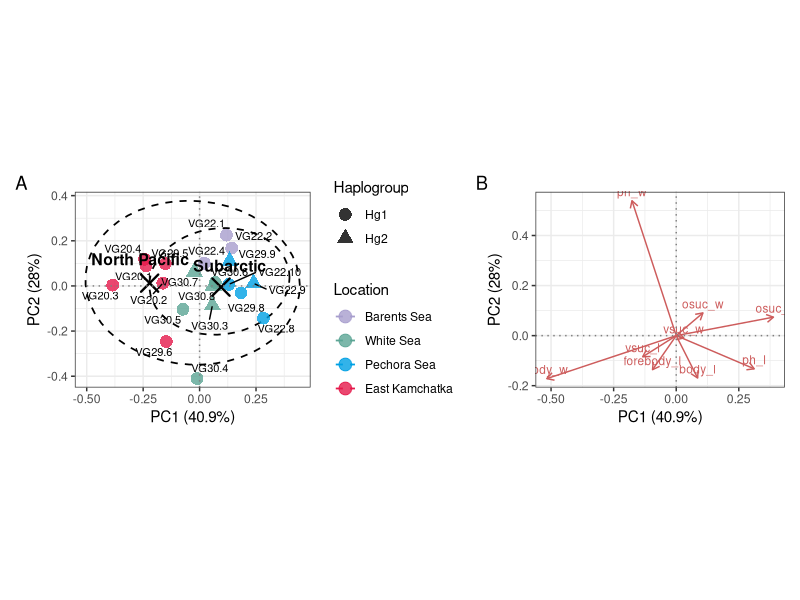
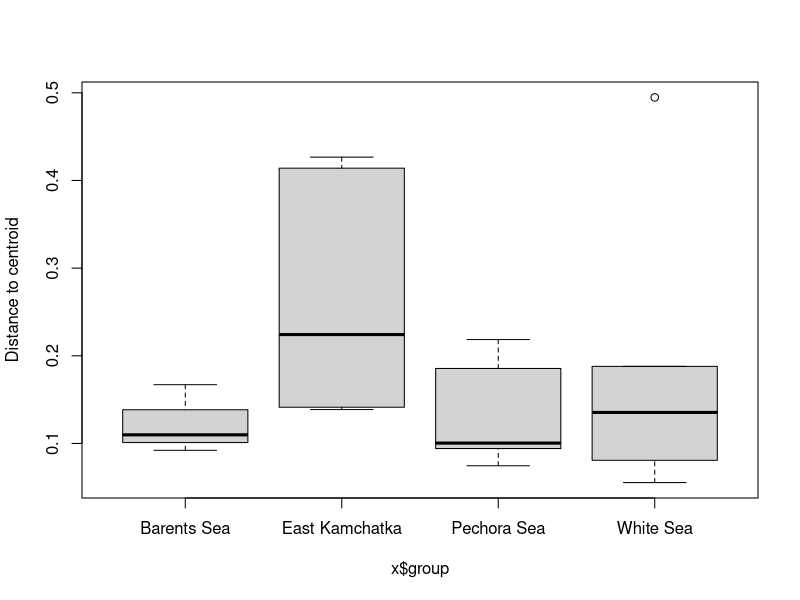
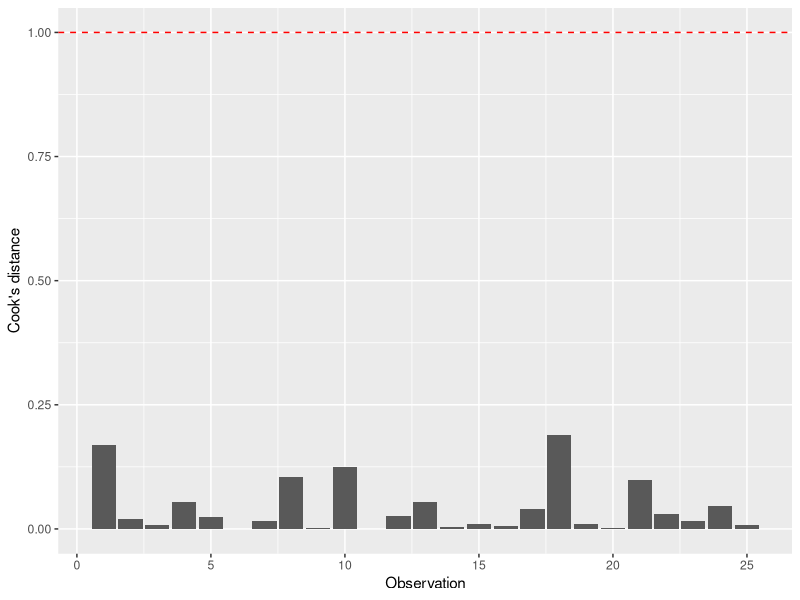
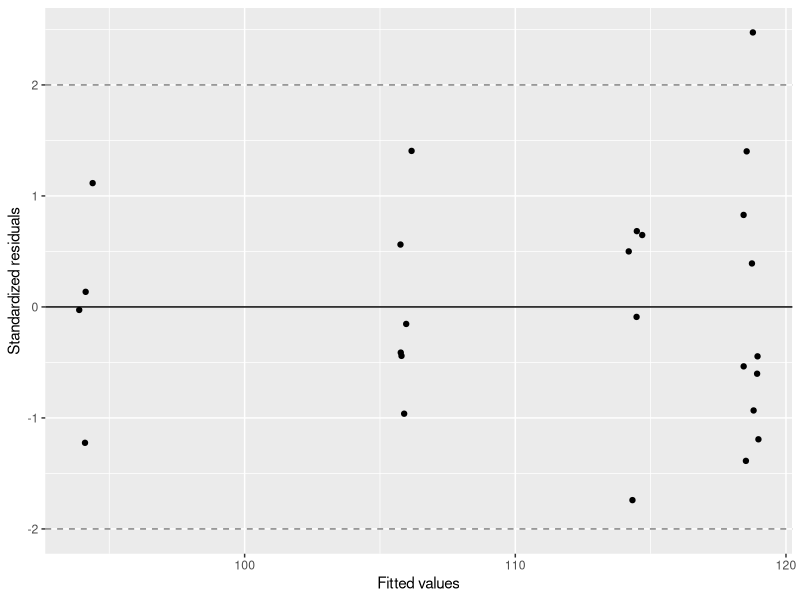
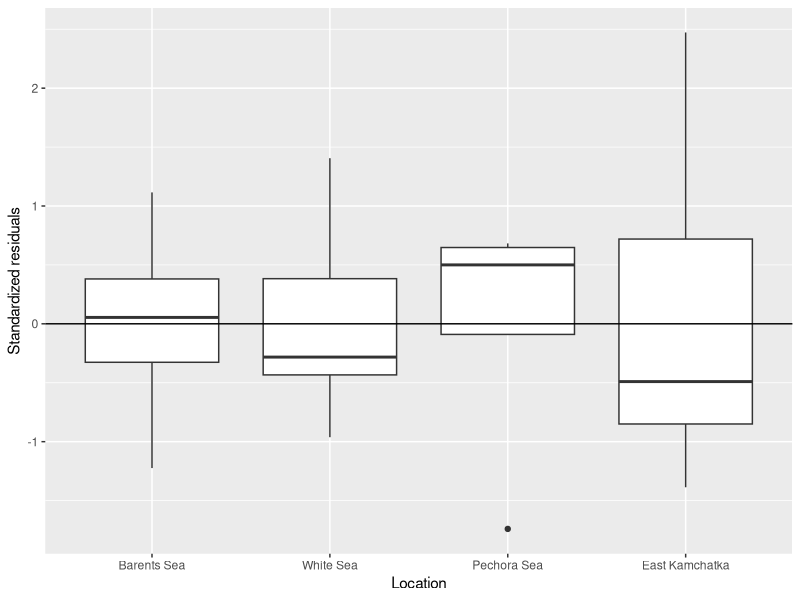

Write R code to recreate these figures, in order. (Note: this script raises an error after producing the figures.)
# PT = post testicular length
# OS = oral sucker
# VS = ventral sucker
# Ph = pharynx
# Oes = oesophagus
# IB-VS = intestinal bifurcation - ventral sucker
# Vit-VS = vitellarium - ventral sucker
# VS-Ov = ventral sucker - ovary
# Ov = ovary
# Tes (A) = testis (anterior)
# Tes (B) = testis (posterior)
# Tes overlap = testis overlap
# Lat tes overlap = lateral testis overlap
# C-PE - C (or caeca/ceca) refers to the blind-ending intestinal tubes of the fluke. PE stands for the posterior extremity (the very end of the worm's tail/body).

library(readxl)
library(dplyr)
library(ggplot2)
library(patchwork)
library(ggrepel)
library(vegan)
library(car)
library(multcomp)
library(sf)
library(rnaturalearth)

# Data ####

maritae <- read_xlsx('data/Dimensions_250926_final.xlsx', sheet = 1)
maritae$Haplogroup <- as.factor(maritae$Haplogroup)
maritae$Location <- as.factor(maritae$Location)
maritae$Region <-  as.factor(maritae$Region)
maritae[, -c(1:4)] <- lapply(maritae[, -c(1:4)], as.numeric)

eggs <- read_xlsx('data/Dimensions_250926_final.xlsx', sheet = 2)

loc_levels <- c("Barents Sea", "White Sea", "Pechora Sea", "East Kamchatka")
loc_colors <- c("East Kamchatka" = '#E51A4B',
                "White Sea" = '#5CA595',
                "Pechora Sea" = '#00A0E3',
                "Barents Sea" = '#A79ECD')

# PCA analysis ####

## Feature selection ####

selection_ref <- c(haplogroup = "Haplogroup",
                   id = "Parasite ID",
                   region = "Region",
                   location = "Location",
                   body_l = "Body, l",
                   body_w = "Body, w (mid VS)",
                   forebody_l = "Forebody, l",
                   osuc_l = "OS, l",
                   osuc_w = "OS, w",
                   vsuc_l = "VS, l",
                   vsuc_w = "VS, w",
                   ph_l = "Ph, l",
                   ph_w = "Ph, w (mid)")

mar_ref <- maritae |> dplyr::select(all_of(selection_ref)) |> as.data.frame()
rownames(mar_ref) <- mar_ref$id

## Transformation ####

center <- function(x){
  x - mean(x, na.rm = TRUE)
}

mar_trans <- as.data.frame(lapply(mar_ref[, c(5:13)], log1p))
mar_cent <- t(apply(mar_trans, 1, center))

## PCA ####

pca_mar <- rda(mar_cent, scale = FALSE)
summary(pca_mar)

pca_scores   <- as.data.frame(scores(pca_mar, display = "sites",   choices = 1:2, scaling = 1))
pca_loadings <- as.data.frame(scores(pca_mar, display = "species", choices = 1:2, scaling = 2))

var_exp <- eigenvals(pca_mar)[1:2] / sum(eigenvals(pca_mar)) * 100

pca_scores$haplogroup <- mar_ref$haplogroup
pca_scores$location   <- mar_ref$location
pca_scores$region     <- mar_ref$region
pca_scores$id         <- mar_ref$id

centroids <- pca_scores |>
  group_by(region) |>
  summarise(PC1 = mean(PC1), PC2 = mean(PC2))

## Plots ####

p_load <- ggplot(pca_loadings, aes(x = PC1, y = PC2)) +
  geom_segment(aes(x = 0, y = 0, xend = PC1, yend = PC2),
               arrow = arrow(length = unit(0.2, "cm")), color = "indianred") +
  geom_text(aes(label = row.names(pca_loadings)), color = "indianred", size = 3, vjust = -0.5) +
  geom_hline(yintercept = 0, linetype = "dotted", color = "grey50") +
  geom_vline(xintercept = 0, linetype = "dotted", color = "grey50") +
  labs(x = paste0("PC1 (", round(var_exp[1], 1), "%)"),
       y = paste0("PC2 (", round(var_exp[2], 1), "%)")) +
  coord_equal() +
  theme_bw()

p_scores <- ggplot(pca_scores, aes(x = PC1, y = PC2, color = location, shape = haplogroup)) +
  stat_ellipse(aes(group = haplogroup), linetype = "dashed", linewidth = 0.6) +
  geom_point(size = 4, alpha = 0.8) +
  geom_point(data = centroids, aes(x = PC1, y = PC2),
             color = "black", shape = 4, size = 5, stroke = 1.2,
             inherit.aes = FALSE) +
  geom_text_repel(data = centroids, aes(x = PC1, y = PC2, label = region),
                  color = "black", size = 4, fontface = "bold",
                  nudge_y = 0.1,
                  point.padding = 0.1,
                  box.padding = 0.1,
                  segment.color = NA,
                  inherit.aes = FALSE) +
  geom_text_repel(aes(label = id), size = 2.8, color = "black",
                  max.overlaps = 20, show.legend = FALSE) +
  geom_hline(yintercept = 0, linetype = "dotted", color = "grey50") +
  geom_vline(xintercept = 0, linetype = "dotted", color = "grey50") +
  scale_color_manual(values = loc_colors, breaks = loc_levels) +
  labs(x = paste0("PC1 (", round(var_exp[1], 1), "%)"),
       y = paste0("PC2 (", round(var_exp[2], 1), "%)"),
       color = "Location", shape = "Haplogroup") +
  coord_equal() +
  theme_bw()

p_pca <- p_scores + p_load + plot_annotation(tag_levels = "A")
p_pca

# PERMANOVA ####

dist_mar <- dist(mar_cent, method = "euclidean")

adonis2(dist_mar ~ location + haplogroup, data = mar_ref,
        permutations = 9999, by = "margin")

## Dispersion ####

bd <- betadisper(dist_mar, mar_ref$location)
permutest(bd, permutations = 9999)
bd$group.distances
table(mar_ref$location)
boxplot(bd)

# Egg size analysis ####

## Mean per parasite ####

eggs_loc <- eggs |>
  rename(length = 4, width = 5) |>
  group_by(Haplogroup, `Parasite ID`, Location) |>
  summarise(mean_length = mean(length, na.rm = TRUE),
            mean_width  = mean(width,  na.rm = TRUE),
            n_eggs      = n(),
            .groups = "drop") |>
  mutate(Location = factor(Location, levels = loc_levels))

## Linear models ####

m_loc <- lm(mean_length ~ Location, data = eggs_loc)
Anova(m_loc)

m_full <- lm(mean_length ~ Location + Haplogroup, data = eggs_loc)
Anova(m_full, type = 2)
confint(m_full)["HaplogroupHg2", ]

## Model diagnostics ####

egg_diag <- broom::augment(m_loc)

ggplot(data = egg_diag, aes(x = 1:nrow(egg_diag), y = .cooksd)) +
  geom_bar(stat = "identity") +
  geom_hline(yintercept = 1, linetype = "dashed", color = "red") +
  labs(x = "Observation", y = "Cook's distance")

ggplot(data = egg_diag, aes(x = .fitted, y = .std.resid)) +
  geom_jitter(width = 0.3, height = 0) +
  geom_hline(yintercept = 0) +
  geom_hline(yintercept = c(-2, 2), linetype = "dashed", color = "grey50") +
  labs(x = "Fitted values", y = "Standardized residuals")

ggplot(data = egg_diag, aes(x = Location, y = .std.resid)) +
  geom_boxplot() +
  geom_hline(yintercept = 0) +
  labs(y = "Standardized residuals")

qqPlot(m_loc, id = FALSE)

leveneTest(mean_length ~ Location, data = eggs_loc)

## Post-hoc ####

m_pht <- glht(m_loc, linfct = mcp(Location = "Tukey"))
summary(m_pht)

cld_pht <- cld(m_pht)
letters_df <- data.frame(Location = names(cld_pht$mcletters$Letters),
                         .group   = cld_pht$mcletters$Letters)

## Plot ####

MyData <- data.frame(Location = factor(loc_levels, levels = loc_levels))
Predictions <- predict(m_loc, newdata = MyData, interval = "confidence")
MyData <- data.frame(MyData, Predictions) |>
  left_join(letters_df, by = "Location")

y_top <- max(eggs_loc$mean_length) + 3

pos_j <- position_jitter(width = 0.08, height = 0, seed = 42)

gg_means <- ggplot(eggs_loc, aes(x = Location, y = mean_length, color = Location)) +
  geom_point(aes(shape = Haplogroup),
             position = pos_j, size = 2.2, alpha = 0.7, stroke = 1) +
  geom_text_repel(aes(label = `Parasite ID`),
                  position = pos_j, size = 2.5, max.overlaps = Inf,
                  min.segment.length = 0, segment.size = 0.2,
                  show.legend = FALSE) +
  geom_pointrange(data = MyData, aes(y = fit, ymin = lwr, ymax = upr),
                  position = position_nudge(x = 0.25),
                  size = 0.6, linewidth = 1) +
  geom_text(data = MyData, aes(y = y_top, label = .group),
            color = "black", size = 5) +
  scale_color_manual(values = loc_colors, guide = "none") +
  scale_shape_manual(values = c("Hg1" = 16, "Hg2" = 2)) +
  labs(x = NULL, y = "mean egg length (µm)", shape = "Haplogroup") +
  theme_bw() +
  theme(panel.grid.minor = element_blank(),
        axis.text.x = element_text(size = 10, color = "black"),
        legend.position = "top")

gg_means

# Combined figure ####

p_combined <- p_scores +
  (p_load /
     (gg_means +
        scale_shape_manual(values = c("Hg1" = 16, "Hg2" = 17)) +
        theme(legend.position = "none"))) +
  plot_layout(widths = c(1.3, 1)) +
  plot_annotation(tag_levels = "A")

p_combined

ggsave("images/mar_pca_eggs.svg", p_combined, width = 14, height = 8, units = "in")

ggsave("images/mar_pca_eggs.eps", p_combined,
       device = cairo_ps, width = 14, height = 8,
       units = "in", fallback_resolution = 600)

ggsave("images/mar_pca_eggs.pdf", p_combined, width = 14, height = 8, units = "in")

# Mantel test ####

## Distance matrices ####

pops <- c("East_Siberian_Sea", "East_Kamchatka", "WS",
          "Pechora_Sea", "Barents_Sea", "Sea_of_Japan")

# builds a symmetric matrix from a row-wise lower triangle incl. diagonal
tri_to_sym <- function(vals, labels) {
  n <- length(labels)
  stopifnot(length(vals) == n * (n + 1) / 2)
  m <- matrix(0, n, n, dimnames = list(labels, labels))
  m[upper.tri(m, diag = TRUE)] <- vals
  m[lower.tri(m)] <- t(m)[lower.tri(m)]
  m
}

fst_matrix <- tri_to_sym(c(
  0.00000,
  0.00140, 0.00000,
  0.49371, 0.49244, 0.00000,
  0.23264, 0.23341, 0.36251, 0.00000,
  0.46377, 0.46667, 0.70653, 0.12698, 0.00000,
  0.19048, 0.22533, 0.51267, 0.33054, 0.58915, 0.00000
), pops)

geo_matrix <- tri_to_sym(c(
  0,
  2116, 0,
  4390, 5860, 0,
  4081, 5572, 1180, 0,
  4413, 5640,  592,  868, 0,
  3086, 1889, 6631, 6307, 6459, 0
), pops)

fst_dist <- as.dist(fst_matrix)
geo_dist <- as.dist(geo_matrix)

## Test ####

mantel_result <- mantel(fst_dist, geo_dist, method = "pearson", permutations = 10000)
mantel_result

## Plot ####

plot_df <- data.frame(geographic_distance_km = as.vector(geo_dist),
                      genetic_distance_FST   = as.vector(fst_dist))

p_ibd <- ggplot(plot_df, aes(x = geographic_distance_km, y = genetic_distance_FST)) +
  geom_point(size = 3, color = "blue", alpha = 0.7) +
  geom_smooth(method = "lm", se = TRUE, color = "red", fill = "pink") +
  labs(title = "Isolation by Distance within Hg1+2 (N. oculata s.s.)",
       x = "Geographic distance (km)",
       y = expression(pairwise ~ F[ST])) +
  annotate("text",
           x = max(plot_df$geographic_distance_km) * 0.7,
           y = max(plot_df$genetic_distance_FST) * 0.9,
           label = paste("Mantel r =", round(mantel_result$statistic, 3),
                         "\np =", round(mantel_result$signif, 3)),
           hjust = 0, size = 4) +
  theme_bw()

p_ibd

# Map ####

## Settings ####
lon_min <- 0;  lon_max <- 205   # degrees E; 205 = 155 W, so Chukchi and Bering Seas are included
lat_min <- 30; lat_max <- 80    # degrees N
land_col <- "grey30"
sea_col  <- "white"

crs_map <- "+proj=lcc +lat_1=40 +lat_2=70 +lat_0=60 +lon_0=100 +datum=WGS84 +units=m +no_defs" # central meridian moved east to balance the wider extent

## Adding  land and lakes ####
land <- ne_countries(scale = "medium", returnclass = "sf")
land <- land[land$continent != "Antarctica", ]
lakes <- ne_download(scale = 50, type = "lakes", category = "physical", returnclass = "sf")  # needs internet once

## Setting map limits ####
lon_seq <- seq(lon_min, lon_max, length.out = 200)
lat_seq <- seq(lat_min, lat_max, length.out = 200)
ring <- rbind(cbind(lon_seq, lat_min), cbind(lon_max, lat_seq),
              cbind(rev(lon_seq), lat_max), cbind(lon_min, rev(lat_seq)))
ring <- rbind(ring, ring[1, ])
frame <- st_transform(st_sfc(st_polygon(list(ring)), crs = 4326), crs_map)
lims  <- st_bbox(frame)

## Graticule (longitudes above 180 are allowed; PROJ wraps them) ####
parallels <- lapply(seq(30, 80, 10), function(la)
  st_linestring(cbind(seq(-60, 260, length.out = 600), la)))
meridians <- lapply(seq(-30, 210, 30), function(lo)
  st_linestring(cbind(lo, seq(20, 89, length.out = 200))))
grat <- st_sfc(c(parallels, meridians), crs = 4326)

## Plot ####
p <- ggplot() +
  geom_sf(data = land,  fill = land_col, colour = "grey60", linewidth = 0.2) +
  geom_sf(data = lakes, fill = sea_col,  colour = "grey60", linewidth = 0.1) +
  geom_sf(data = grat,  colour = "grey70", linewidth = 0.25) +
  coord_sf(crs = crs_map,
           xlim = unname(lims[c("xmin", "xmax")]),
           ylim = unname(lims[c("ymin", "ymax")]),
           expand = FALSE) +
  theme_void() +
  theme(panel.background = element_rect(fill = sea_col, colour = NA),
        panel.border     = element_rect(fill = NA, colour = "black", linewidth = 0.6))
p

ggsave("images/overview_map.svg", p, width = 11, height = 7, device = svglite::svglite)
ggsave("images/overview_map.pdf", p, width = 11, height = 7, device = cairo_pdf)
